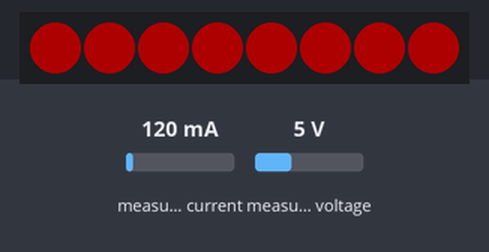
A sketch run on a simulated ESP32. Shown: 8 RGB LEDs in strip order, left to right. Inputs (shaded band) come from the test bench; at power-on: measured current 120 mA, measured voltage 5 V. Dim RGB values are drawn brighter than linear; the strip is taken to match the declared colour order; what the sketch prints to the serial monitor is not drawn.

Above: at 1.2 s.
1.3 s: measured current set to 93 mA
At 3.1 s:
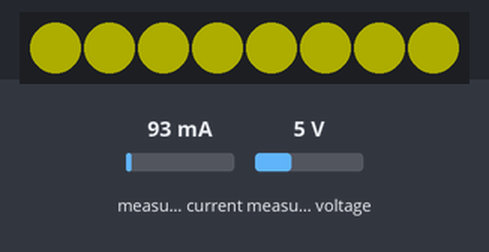
3.5 s: measured voltage set to 0.3 V
At 4.8 s:
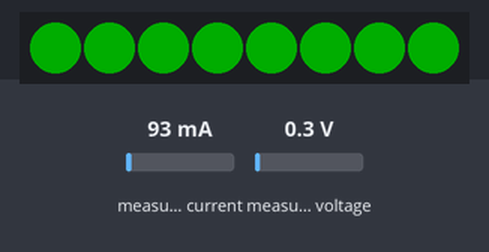
5.5 s: measured current set to 500 mA
At 6.6 s:
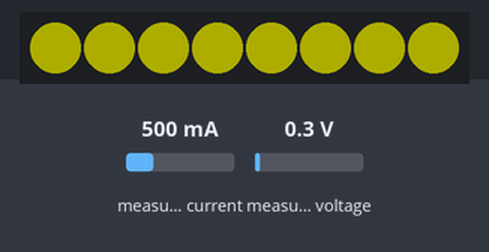
7.5 s: measured current set to 40 mA
At 8.3 s:
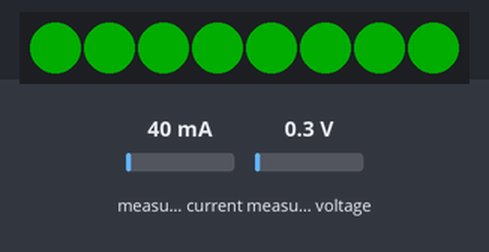
Timing chart, 0 to 10.5 s (numbered marks = the images above; inputs shaded):
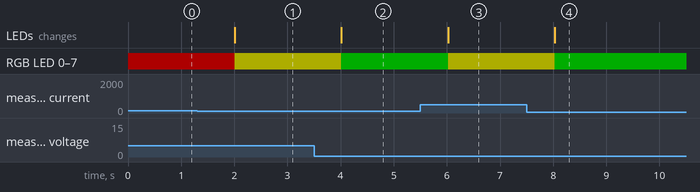

The sketch:

06_ws2812_ina219_test.ino
```cpp
#include <Wire.h>
#include <Adafruit_INA219.h>
#include <Adafruit_NeoPixel.h>

#define PIN 5
#define NUMPIXELS 8

Adafruit_NeoPixel pixels(NUMPIXELS, PIN, NEO_RGB + NEO_KHZ800);
Adafruit_INA219 ina219;

void setup() {
  Serial.begin(115200);

  pixels.begin();
  pixels.setBrightness(50);

  Wire.begin();

  if (!ina219.begin()) {
    Serial.println("❌ INA219 失敗");
  } else {
    ina219.setCalibration_16V_400mA();
    Serial.println("✅ INA219 成功");
  }
}

void loop() {
  float power_mW = ina219.getPower_mW();

  if (power_mW < 100) {
    for(int i=0; i<NUMPIXELS; i++) pixels.setPixelColor(i, pixels.Color(0, 255, 0));
  } else if (power_mW < 500) {
    for(int i=0; i<NUMPIXELS; i++) pixels.setPixelColor(i, pixels.Color(255, 255, 0));
  } else {
    for(int i=0; i<NUMPIXELS; i++) pixels.setPixelColor(i, pixels.Color(255, 0, 0));
  }
  pixels.show();

  Serial.print("功率: "); Serial.print(power_mW); Serial.println(" mW");
  delay(1000);
}
```

Measured:
- the behaviour switches between 100 and 99 mA on measured current (found by bisection; images 0 and 1)
- after the input at 1.3 s, RGB LED 0–7: RGB(50, 0, 0) → RGB(50, 50, 0) after 0.71 s; the LEDs: change after 0.71 s (image 1)
- after the input at 3.5 s, RGB LED 0–7: RGB(50, 50, 0) → RGB(0, 50, 0) after 0.52 s; the LEDs: change after 0.52 s (image 2)
- after the input at 5.5 s, RGB LED 0–7: RGB(0, 50, 0) → RGB(50, 50, 0) after 0.52 s; the LEDs: change after 0.52 s (image 3)
- after the input at 7.5 s, RGB LED 0–7: RGB(50, 50, 0) → RGB(0, 50, 0) after 0.53 s; the LEDs: change after 0.53 s (image 4)
